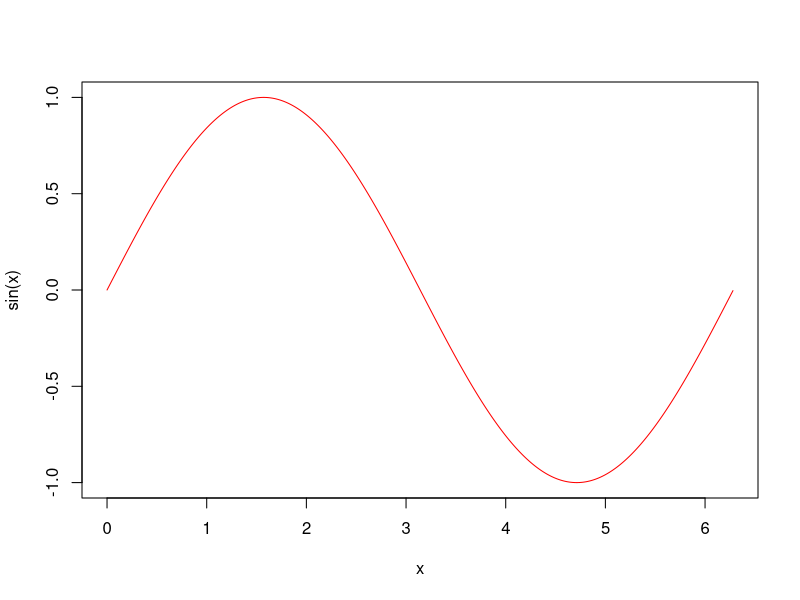
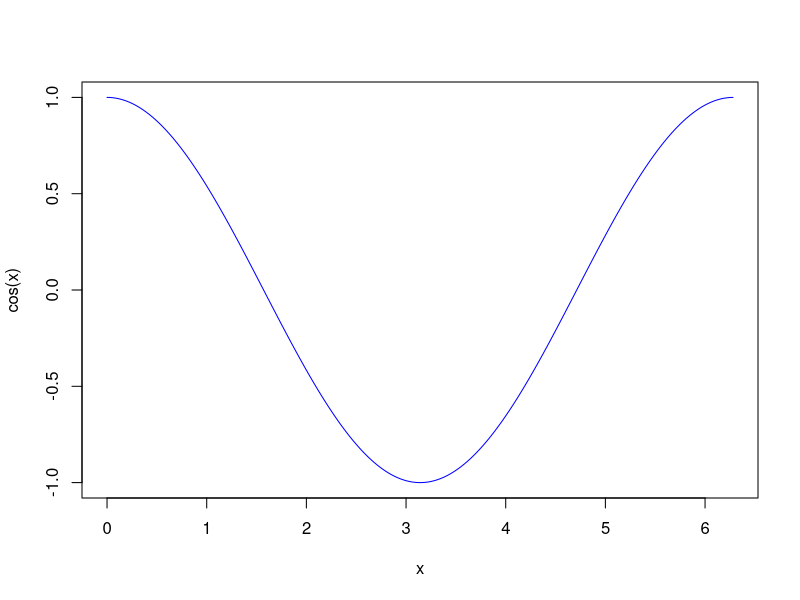
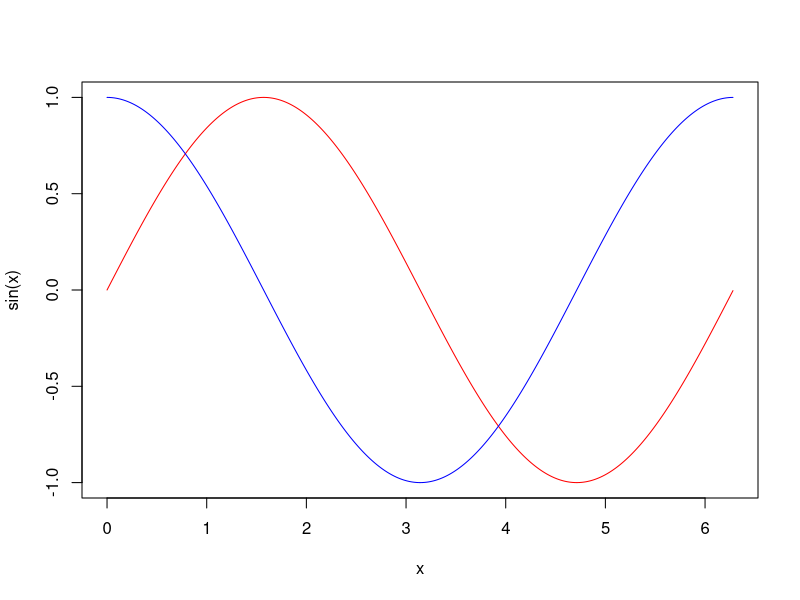

R code for these plots, in order:
x<-seq(0,2*pi,by=0.01)

plot(x,sin(x),type="l",col="red")
plot(x,cos(x),type="l",col="blue")


plot(x,sin(x),type="l",col="red")
lines(x,cos(x),col="blue")
